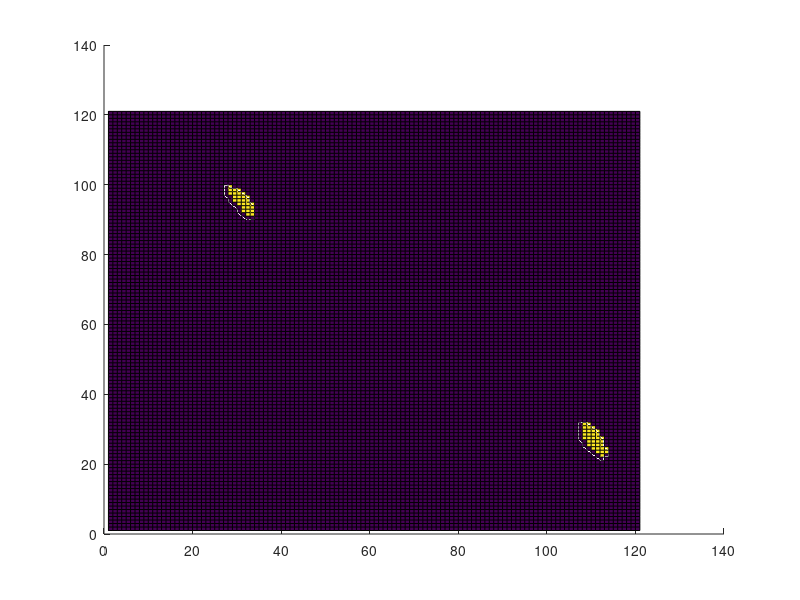

Reproduce this figure in MATLAB. (Note: this script raises an error after producing the figure.)
clear;
clc;
load("out.mat");
G2=S11.^2;
C=all(G2<0.05,2);
[idx,val]=find(C==1);
[X, Y] = meshgrid(1:121,1:121);
Z_G2 = zeros(121*121,1);
Z_G2(idx)=1;
ZZ=reshape(Z_G2,[121,121]);
surface(X, Y, ZZ);

idx_area1 = idx(idx<5000);
idx_area2 = idx(idx>5000);

P_TL1_area1=P_TL1(idx_area1,:);
P_TL1_area2=P_TL1(idx_area2,:);

P_TL2_area1=P_TL2(idx_area1,:);
P_TL2_area2=P_TL2(idx_area2,:);

P_L_area1=P_L(idx_area1,:);
P_L_area2=P_L(idx_area2,:);

P_REF_area1=G2(idx_area1,:);
P_REF_area2=G2(idx_area2,:);

%%%% area1

P_TL1_area1_min = min(P_TL1_area1,[],"all");
P_TL1_area1_max = max(P_TL1_area1,[],"all");

P_TL2_area1_min = min(P_TL2_area1,[],"all");
P_TL2_area1_max = max(P_TL2_area1,[],"all");

P_L_area1_min = min(P_L_area1,[],"all");
P_L_area1_max = max(P_L_area1,[],"all");

P_REF_area1_min = min(P_REF_area1,[],"all");
P_REF_area1_max = max(P_REF_area1,[],"all");

P_area1_check = P_TL1_area1_max + P_TL2_area1_max + P_REF_area1_max + P_L_area1_max;

%%%% area2

P_TL1_area2_min = min(P_TL1_area2,[],"all");
P_TL1_area2_max = max(P_TL1_area2,[],"all");

P_TL2_area2_min = min(P_TL2_area2,[],"all");
P_TL2_area2_max = max(P_TL2_area2,[],"all");

P_L_area2_min = min(P_L_area2,[],"all");
P_L_area2_max = max(P_L_area2,[],"all");

P_REF_area2_min = min(P_REF_area2,[],"all");
P_REF_area2_max = max(P_REF_area2,[],"all");

P_area2_check = P_TL1_area2_max + P_TL2_area2_max + P_REF_area2_max + P_L_area2_max;

%%%% output

fprintf('A1 TL1: %f %f\n', P_TL1_area1_min, P_TL1_area1_max);
fprintf('A1 TL2: %f %f\n', P_TL2_area1_min, P_TL2_area1_max);
fprintf('A1 L: %f %f\n', P_L_area1_min, P_L_area1_max);
fprintf('A1 REF: %f %f\n', P_REF_area1_min, P_REF_area1_max);
fprintf('A1 CHECK: %f\n', P_area1_check);

fprintf('A2 TL1: %f %f\n', P_TL1_area2_min, P_TL1_area2_max);
fprintf('A2 TL2: %f %f\n', P_TL2_area2_min, P_TL2_area2_max);
fprintf('A2 L: %f %f\n', P_L_area2_min, P_L_area2_max);
fprintf('A2 REF: %f %f\n', P_REF_area2_min, P_REF_area2_max);
fprintf('A2 CHECK: %f\n', P_area2_check);
